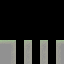

A 2D game scene composited from a Tiled map and its tileset images. What follows is a short description and the map's XML, with every tile layer's data as written:
An orthogonal 8x8 tile map with 8x8 px tiles, 2 tile layers (foreground, flagmap), 2 tilesets.

<map version="1.0" orientation="orthogonal" renderorder="right-down" width="8" height="8" tilewidth="8" tileheight="8" nextobjectid="1">
 <tileset firstgid="1" name="ztiles-foreground" tilewidth="8" tileheight="8" tilecount="512" columns="16">
  <image source="ztiles-foreground.png" trans="ff00ff" width="128" height="128" />
 </tileset>
 <tileset firstgid="513" name="tiled-collission" tilewidth="8" tileheight="8" tilecount="64" columns="16">
  <image source="../../../tools/assetmanager/tiled-collission.png" trans="ff00ff" width="128" height="32" />
 </tileset>
 <layer name="foreground" width="8" height="8">
  <data encoding="csv">
0,0,0,0,0,0,0,0,
0,0,0,0,0,0,0,0,
0,0,0,0,0,0,0,0,
0,0,0,0,0,0,0,0,
0,0,0,0,0,0,0,0,
1,3,0,7,0,7,0,5,
17,19,0,23,0,23,0,21,
17,20,0,23,0,23,0,21
</data>
 </layer>
 <layer name="flagmap" width="8" height="8">
  <data encoding="csv">
0,0,0,0,0,0,0,0,
0,0,0,0,0,0,0,0,
0,0,0,0,0,0,0,0,
0,0,0,0,0,0,0,0,
0,0,0,0,0,0,0,0,
513,513,0,513,0,513,0,513,
513,513,0,513,0,513,0,513,
513,513,0,513,0,513,0,513
</data>
 </layer>
</map>